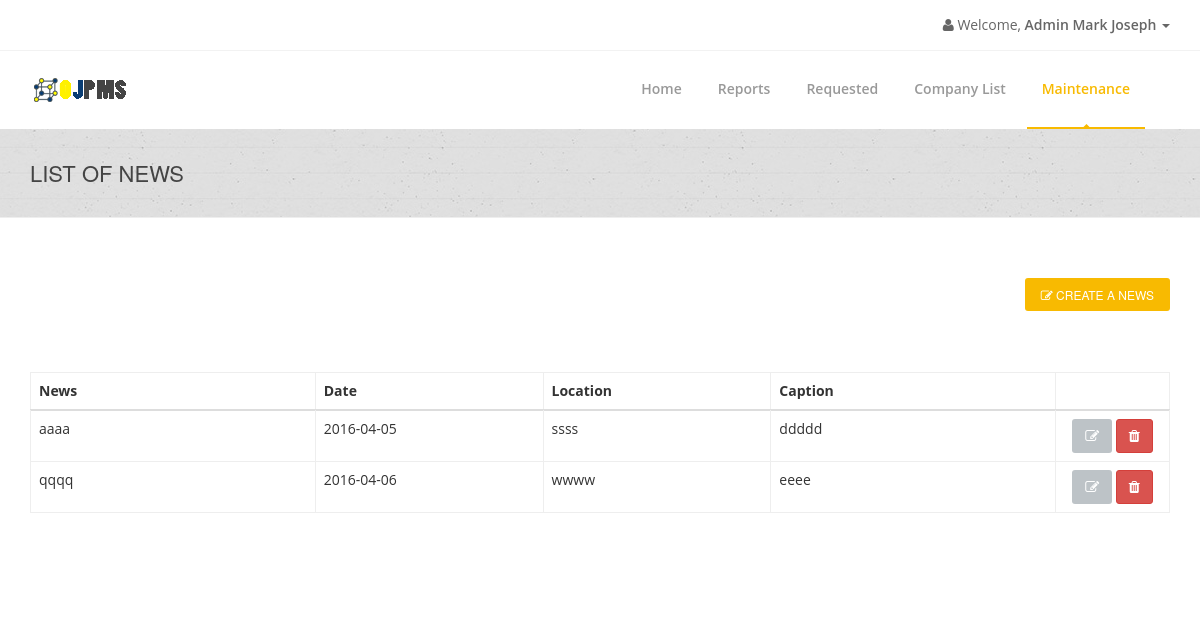
The page /admin/admin-news.php (signed in) on the database as committed earlier.
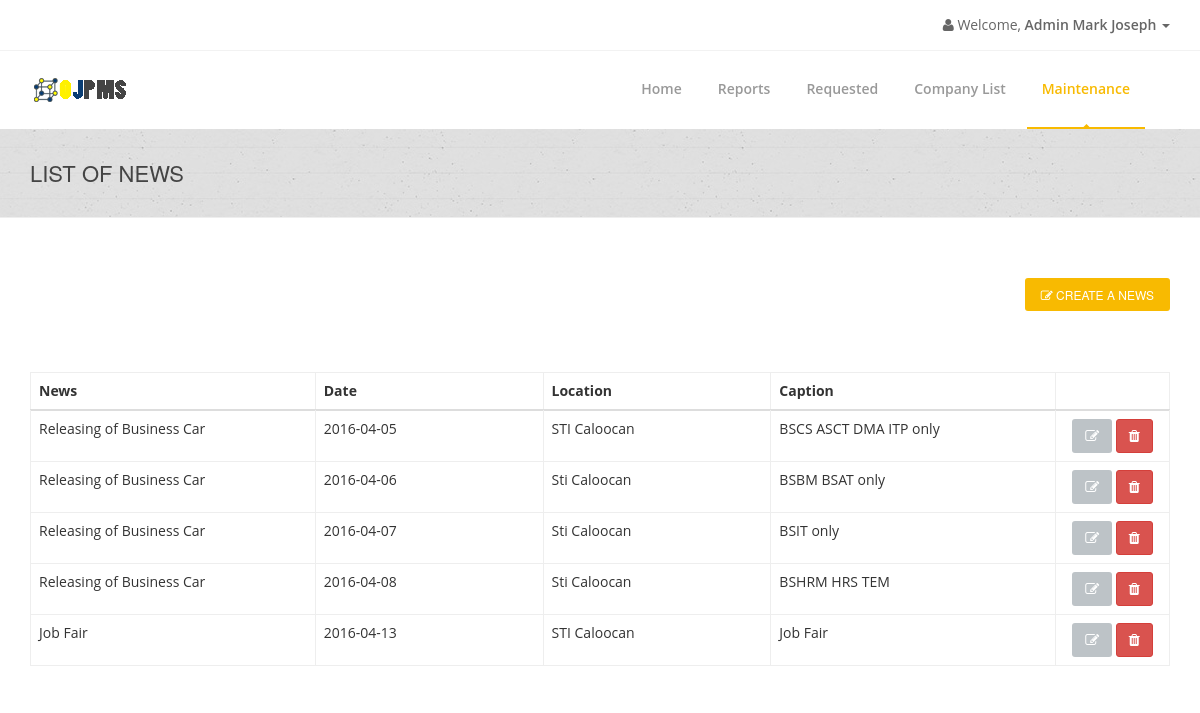
The same page on the database as committed later.
### tables this page shows
CREATE TABLE `adminnewstbl` (
  `NewsID` int(11) NOT NULL AUTO_INCREMENT,
  `AdminID` varchar(255) DEFAULT NULL,
  `NewsTitle` varchar(255) DEFAULT NULL,
  `NewsDate` varchar(255) DEFAULT NULL,
  `NewsLocation` varchar(255) DEFAULT NULL,
  `NewsCaption` varchar(255) DEFAULT NULL,
  `ProfileImages` varchar(255) DEFAULT NULL,
  PRIMARY KEY (`NewsID`)
);

### connection.php (called while the page is built, shortened)
<?php
class GSecureSQLConfig
{
    static function get_mysqli_config($type = NULL)
    {
        if (strtoupper($type) == 'LOCALHOST') {
            return array(
                'host' => 'localhost:3306',
                'user' => 'root',
                'pass' => '',
                'db' => 'e2edb'
            );
        } else {
            return array(
                'host' => 'mysql.hostinger.ph',
                'user' => 'u305071956_e2edb',
                'pass' => 'ocCWVkS7qe',
                'db' => 'u305071956_e2edb'
            );
        }
    }
}
class GSecureSQL
{
    private static $config;
    private static function _get_mysqli_config()
    {
        self::$config = GSecureSQLConfig::get_mysqli_config();
    }
    static function query($sql, $has_return = FALSE, $types = NULL)
    {
        $cn = new mysqli(
            self::$config['host'],
            self::$config['user'],
            self::$config['pass'],
            self::$config['db']
        );
        $ret = NULL;
        $st = $cn->prepare($sql);
        if (is_null($types)) {
            if (!$has_return) {
                $st->execute();
                $st->close();
                $cn->close();
                $ret = 'Query has been executed';
            } else {
                $st->execute();
                $code_result = '$st->bind_result(';
                $bool = false;
                $p = array();
                for($i = 0; $i < $st->field_count; $i++){
                    if(!$bool){
                        $bool = true;
                        $code_result .= '$p[' . $i . ']';
                    }else{
                        $code_result .= ',$p[' . $i . ']';
                    }
                }
                $code_result .= ');';
                eval($code_result);
                $ret = array();
                $k = 0;
                while($st->fetch()){
                    for($i = 0; $i < count($p); $i++){
                        $ret[$k][$i] = $p[$i];
                    }
                    $k++;
                }
                $st->close();
                $cn->close();
            }
        } else {
            if (!$has_return) {
                $arg = func_get_args();
                $code = '$st->bind_param($types';
                for ($i = 3; $i < count($arg); $i++) {
                    $code .= ',$arg[' . $i . ']';
                }
                $code .= ');';
                eval($code);
                $st->execute();
                $st->close();
                $cn->close();
            } else {
                $arg = func_get_args();
                $code = '$st->bind_param($types';
                for ($i = 3; $i < count($arg); $i++) {
                    $code .= ',$arg[' . $i . ']';
                }
                $code .= ');';
                eval($code);
                $st->execute();
                $code_result = '$st->bind_result(';
                $bool = false;
                $p = array();
                for($i = 0; $i < $st->field_count; $i++){
                    if(!$bool){
                        $bool = true;
                        $code_result .= '$p[' . $i . ']';
                    }else{
                        $code_result .= ',$p[' . $i . ']';
                    }
                }
                $code_result .= ');';
                eval($code_result);
                $ret = array();
                $k = 0;
                while($st->fetch()){
                    for($i = 0; $i < count($p); $i++){
                        $ret[$k][$i] = $p[$i];
                    }
                    $k++;
                }
            }
        }
        return $ret;
    }
}

### admin/admin-news.php (the view, shortened to what the changed rows need)
<?php
include('../connection.php');
if(isset($_SESSION['AdminID'])){
    $AdminID = $_SESSION['AdminID'];
}else{
    header("location: ../login-admin.php");
}
?>
<!doctype html>
<html lang="en">
<head>
    <link href="../css/bootstrap.min.css" rel="stylesheet"/>
    <link href="../css/bootstrapValidator.min.css" rel="stylesheet"/>
    <link rel="stylesheet" href="../css/font-awesome.min.css" type="text/css" media="screen">
    <link rel="stylesheet" type="text/css" href="../fonts/ffonts/montserrat.css">
    <link rel="stylesheet" type="text/css" href="../fonts/ffonts/open-sans.css">
    <link rel="stylesheet" type="text/css" href="../css/slicknav.css" media="screen">
    <link rel="stylesheet" type="text/css" href="../css/style.css" media="screen">
    <link rel="stylesheet" type="text/css" href="../css/responsive.css" media="screen">
    <link rel="stylesheet" type="text/css" href="../css/animate.css" media="screen">
    <link rel="stylesheet" type="text/css" href="../css/colors/yellow.css" title="yellow" media="screen"/>
    <link rel="stylesheet" href="../css/notif.css"/>
</head>
<body>
    <div id="container">
        <div class="page-banner">
            <div class="container">
                <div class="row">
                    <div class="col-md-6">
                        <h2>List of News</h2>
                    </div>
                </div>
            </div>
        </div>
        <div id="content">
            <div class="container">
                <table class="table segment table-hover">
                    <thead>
                        <tr>
                            <th width="25%">News</th>
                            <th width="20%">Date</th>
                            <th width="20%">Location</th>
                            <th width="25%">Caption</th>
                            <th width="10%"></th>
                    </thead>
                    <tbody>
                        <?php
                            $adminnews_tbl =
                                GSecureSQL::query(
                                    "SELECT * FROM adminnewstbl WHERE `AdminID` = ?",
                                    TRUE,
                                    "s",
                                    $AdminID
                                );
                            foreach ($adminnews_tbl as $value) {
                            $NewsID = $value[0];
                            $newstitle = $value[2];
                            $newsdate = $value[3];
                            $newslocation = $value[4];
                            $newscaption = $value[5];
                        ?>
                        <tr>
                            <td width="25%"><?php echo $newstitle;?></td>
                            <td width="20%"><?php echo $newsdate; ?></td>
                            <td width="20%"><?php echo $newslocation; ?></td>
                            <td width="25%"><?php echo $newscaption;?></td>
                            <td width="10%" class="text-center">
                                <button class="btn btn-default" data-toggle="modal"
                                    data-target="#EditEvent<?php echo $NewsID; ?>">
                                    <i class="fa fa-pencil-square-o fa-1x"></i>
                                </button>
                                <button class="btn btn-danger" data-toggle="modal"
                                    data-target="#DeleteEvent<?php echo $NewsID; ?>">
                                    <i class="fa fa-trash fa-1x"></i>
                                </button>
                           </td>
                        </tr>
                        <?php
                        }
                        ?>
                    </tbody>
                </table>
            </div>
        </div>
    </div>
</body>
</html>

Rows that differ between the two databases and show on the page:
removed adminnewstbl: NewsTitle "aaaa", NewsDate "2016-04-05", NewsLocation "ssss", NewsCaption "ddddd"
removed adminnewstbl: NewsTitle "qqqq", NewsDate "2016-04-06", NewsLocation "wwww", NewsCaption "eeee"
added adminnewstbl: NewsTitle "Releasing of Business Car", NewsDate "2016-04-05", NewsLocation "STI Caloocan", NewsCaption "BSCS ASCT DMA ITP only"
added adminnewstbl: NewsTitle "Releasing of Business Car", NewsDate "2016-04-06", NewsLocation "Sti Caloocan", NewsCaption "BSBM BSAT only"
added adminnewstbl: NewsTitle "Releasing of Business Car", NewsDate "2016-04-07", NewsLocation "Sti Caloocan", NewsCaption "BSIT only"
added adminnewstbl: NewsTitle "Releasing of Business Car", NewsDate "2016-04-08", NewsLocation "Sti Caloocan", NewsCaption "BSHRM HRS TEM"
added adminnewstbl: NewsTitle "Job Fair", NewsDate "2016-04-13", NewsLocation "STI Caloocan", NewsCaption "Job Fair"
